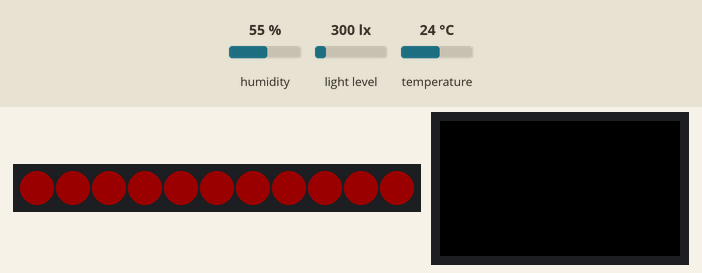
A program run on a simulated ESP32 board running MicroPython. Parts: 11 RGB LEDs in strip order, left to right, 240×135 colour display. The test bench sets the inputs (shaded band); at power-on: humidity 55 %, light level 300 lx, temperature 24 °C. Dim RGB values are drawn brighter than linear; WiFi joins after 1.5 s; no MQTT or app messages arrive unless stated; the clock reads 2024-03-15 10:24:30 at power-on unless the program sets it; library files of the repository ran but are not shown: neopixel.py, bh1750.py, st7789py.py, vga2_16x16.py; what the program prints to the serial console is not drawn.

Above: at 3.8 s.
3.9 s: humidity set to 51 %
6.5 s: humidity set to 48 %
At 7.7 s:
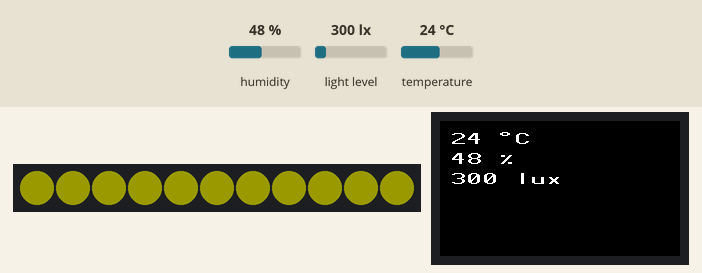
8.5 s: humidity set to 31 %
10.0 s: humidity set to 28 %
At 11.0 s:
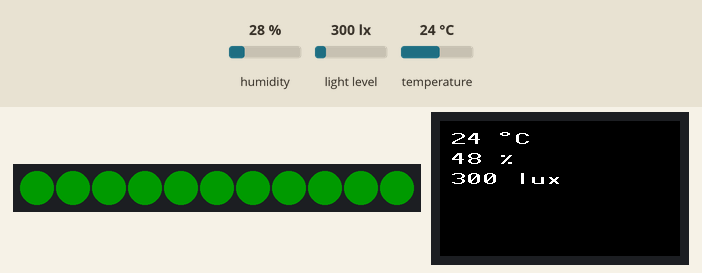
13.0 s: humidity set to 68 %
At 14.0 s:
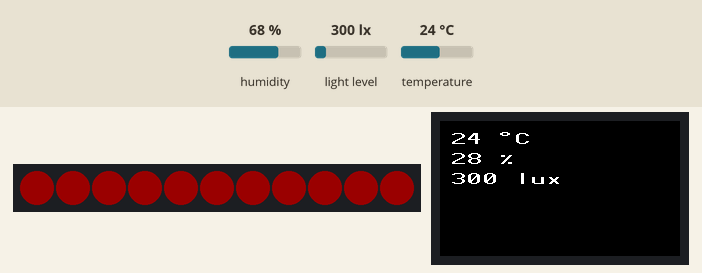
14.6 s: light level set to 40 lx
At 18.0 s:
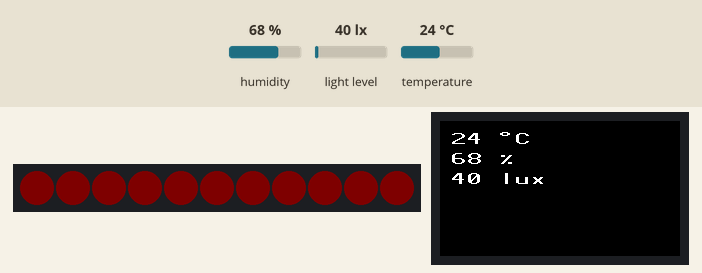
Timing chart, 0 to 18.6 s (numbered marks = the images above; inputs shaded):
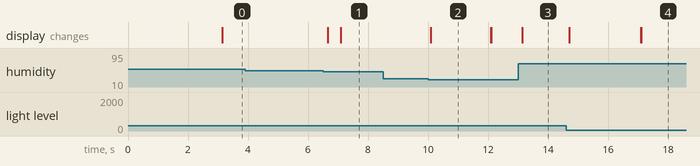

Measured:
- the behaviour switches between 50 and 49 % on humidity (found by bisection; images 0 and 1)
- the behaviour switches between 30 and 29 % on humidity (found by bisection; images 1 and 2)
- after the input at 3.9 s, every drawn part: stays the same
- after the input at 8.5 s, every drawn part: stays the same
- what the display in image 2 shows lasts 2.0 s, from 10.1 s to 12.1 s

The program:

hauptprogramm.py
```python
# Matthias Grafe
# ETS2021
# µController Projekt
# 20.06.2022
# Versionsnummer 2.5 vom 20.06.2022


"""
Was macht das Programm?
Ein HTU2X Sensor misst die Temperatur und Luftfeuchtigkeit. Ein BH1750 Helligkeitssensor misst die Helligkeit.
Die drei Werte werden auf dem TFT Display vom ESP32 ausgegeben.
Außerdem leuchten die LED´s von einem LED Stripe abhängig von der Luftfeuchtigkeit:
rot bei schlechten Werten, gelb bei erhöten Werten und grün bei guten Werten
Die LEDs leuchten in Abhängigkeit von der Helligkeit entweder mit voller Lichtstärke oder gedimmt.
Die drei Werte werden außerdem als JSON File an MQTTX gesendet und von dort aus weiter verarbeitet.
"""


# Verwendete Hardware:
"""
    ESP32
    HTU2X
    BH1750
    WS2812b
"""

# BUS-Systeme
"""
i2c:
    BH1750  (Lichtsstärke)
    HTU21   (Temperatur / Luftfeuchtigkeit)
----------
SPI:
    ST7789  (Onboard Display)
----------
neopixel:
    WS2812b
"""

# Spannungen:
"""
    BH1750 an 3,3V DC
    HTU2X an 3,3V DC
    WS2812b an 5V DC
"""

#####################################################
# Die verwendeten Bibliotheken stehen in der Readme #
#####################################################


#-------------Bibliotheken aufrufen----------------------------------------------------

import json                                     #
from main import MQTT_TOPIC, mqtt_MG            #
from time import sleep, time                    #
from neopixel import NeoPixel                   #
from htu2x import HTU21D                        #
from bh1750 import BH1750                       #
from machine import Pin, SoftSPI, SoftI2C       # Pin(BMP180 und TFT), SoftSPI(TFT), SoftI2C(BMP180)
import st7789py as st7789                       # TFT-Display
from fonts import vga2_16x16 as font            # Schriftart laden


i2c = SoftI2C(scl=Pin(22), sda=Pin(21))         # Pins für den i2c Bus
htu = HTU21D(22,21)                             # i2c Bus Anschluss Temperatur und Luftfeuchte
bh = BH1750(i2c)                                # i2c Bus Lichtsensor

#------------Display Initialisierung----------------------------------------------------
spi = SoftSPI(                                  # Objekt spi instanzieren
        baudrate=20000000,                      # TFT Kommunikationsgeschwindigkeit
        polarity=1,                             #
        phase=0,                                #
        sck=Pin(18),                            #
        mosi=Pin(19),                           #
        miso=Pin(13))                           #

tft = st7789.ST7789(                            # Objekt tft instanzieren
        spi,                                    # Schnittstelle
        135,                                    # Pixel x-Achse(hochkant)
        240,                                    # Pixel y-Achse
        reset=Pin(23, Pin.OUT),                 #
        cs=Pin(5, Pin.OUT),                     #
        dc=Pin(16, Pin.OUT),                    # TEST!
        backlight=Pin(4, Pin.OUT),              #
        rotation=1)                             # rotation 90°, 2 180°
#------------- Display Initialisierung Ende -----------------

#------------- Neo Pixel Initialisierung ---------------
NUM_OF_LED = 11                                 # 11 LED´s von den WS2812 LED´s verwendet
np = NeoPixel(Pin(2), NUM_OF_LED)               # LED Band an Pin 2 angeschlossen

r = 0                                           #
g = 0                                           #
b = 0                                           #

#------------| Funktionen |-------------------
def clearStripe():                              #
      for i in range(NUM_OF_LED):               # Liste für die 11 LED´s
        np[i] = (0,0,0)                         #
        np.write()                              #

def neoSetzten(r, g, b):                        #
    for i in range(NUM_OF_LED):                 #
        np[i] = (r,g,b)                         #
        np.write()                              #

def convertHelligkeit(x):
    wert = (x - 0) * (254 - 1) // (3000 - 0) + 1
    if wert > 254: wert=254
    return wert


mqttSenden = 3                                  # alle 3 sekunden
sensorenAuswerten = 1                           # jede Sekunde
tftAnzeigen = 5                                 # alle 5 Sekunden

zeitMqtt = time() + mqttSenden
zeitSensoren = time() + sensorenAuswerten
zeitTft = time() + tftAnzeigen                                                      #

mqtt_MG.connect()                                                                   #

#----------Werte senden--------------------------------
while True:
    if time() >= zeitSensoren:
        try:
            tempa = round(htu.temperature)                                          #
            luft = round(htu.humidity)                                              #
        except:
            print("Temp / Hum sensor kaputt")
            temp = str(0)
            luft = 0

        try:
            helligkeit = round(bh.luminance(BH1750.CONT_LOWRES))                    #
        except:
            print("Helligkeit Sensor defekt")                                       #
            helligkeit = 5000                                                       #

        npHell = convertHelligkeit(helligkeit)                                      #

        if luft < 30:                                                               #
            r = 0
            g = 1
            b = 0

        if (luft >= 30 and luft <= 50):                                             #
            r = 1
            g = 1
            b = 0

        if luft >= 50:                                                              #
            r = 1
            g = 0
            b = 0

        neoSetzten(r*npHell, g*npHell, b*npHell)                                    #

        ZeitSensoren = time() + sensorenAuswerten                                   #


    if time() >= zeitMqtt:                                                          #
        datatemp = {                                                                #
            "temperatur":{                                                          #
                "HTU21Dtemp": tempa                                                 #
            },
            "luftfeuchte":{                                                         #
                "HTU21Dluft": luft                                                  #
            },
            "helligkeit":{                                                          #
                "BH1750": helligkeit                                                #
            }
        }

        print("MQTT verbunden!")                                                    #
        print(datatemp)                                                             #
        #mqtt_MG.connect()
        #sleep(0.5)
        mqtt_MG.publish(MQTT_TOPIC,json.dumps(datatemp))                            #
        #sleep(0.5)
        #mqtt_MG.disconnect()

        zeitMqtt = time() + mqttSenden                                              #


#------------------Werte auf Display---------------------------------
    if time() >= zeitTft:                                                           #
        tft.fill(st7789.BLACK)                                                      #
        tft.text(font, str(tempa) + ' \xf8C', 10, 10, st7789.WHITE, st7789.BLACK)   #

        tft.text(font, str(luft) + ' %', 10, 30, st7789.WHITE, st7789.BLACK)        #

        tft.text(font, str(helligkeit) + ' lux', 10, 50, st7789.WHITE, st7789.BLACK)#

        zeitTft = time() + tftAnzeigen                                              #
```

main.py
```python
import network
from umqtt.simple import MQTTClient

#-------------WLAN Manager Schule------------------------------
MQTT_SERVER = "192.168.1.177"                   #
CLIENT_ID = "MQTT_MG"                           #
MQTT_TOPIC = "BZTG/Ehnern/E101"                 #
WIFI_SSID = "BZTG-IoT"                          #
WIFI_PASSWORT = "WerderBremen24"                #

wlan = network.WLAN(network.STA_IF)
wlan.active(True)

if not wlan.isconnected():
    wlan.connect(WIFI_SSID, WIFI_PASSWORT)
    while wlan.isconnected() == False:
        pass

    print()
    print('Connection successful')
    print(wlan.ifconfig())
    print()

print ("wifi connected")                        #
print(wlan.ifconfig())                          #

#---------WLAN Manager Ende----------------------------

#-------------WLAN zu Hause----------------------------
"""""
MQTT_SERVER = "192.168.0.102"                   #
CLIENT_ID = "MQTT_MG"                           #
MQTT_TOPIC = "BZTG/Ehnern/E101"                 #
WIFI_SSID = "RepeatRouter"                       #
WIFI_PASSWORT = "lauwstrasse14"                #

wlan = network.WLAN(network.STA_IF)
wlan.active(True)

if not wlan.isconnected():
    wlan.connect(WIFI_SSID, WIFI_PASSWORT)
    while wlan.isconnected() == False:
        pass

    print()
    print('Connection successful')
    print(wlan.ifconfig())
    print()

print ("wifi connected")                        #
print(wlan.ifconfig())                          #"""
#---------WLAN Manager Ende----------------------------


#----------MQTT----------------------------------------
mqtt_MG = MQTTClient(CLIENT_ID,MQTT_SERVER)     #
                              #
```

htu2x.py
```python
from machine import SoftI2C, Pin
import time

class HTU21D(object):
    ADDRESS = 0x40
    ISSUE_TEMP_ADDRESS = 0xE3
    ISSUE_HU_ADDRESS = 0xE5

    def __init__(self, scl, sda):
        """Initiate the HUT21D
        Args:
            scl (int): Pin id where the sdl pin is connected to
            sda (int): Pin id where the sda pin is connected to
        """
        self.i2c = SoftI2C(scl=Pin(scl), sda=Pin(sda), freq=100000)


    def _crc_check(self, value):
        """CRC check data
        Notes:
            stolen from https://github.com/sparkfun/HTU21D_Breakout
        Args:
            value (bytearray): data to be checked for validity
        Returns:
            True if valid, False otherwise
        """
        remainder = ((value[0] << 8) + value[1]) << 8
        remainder |= value[2]
        divsor = 0x988000

        for i in range(0, 16):
            if remainder & 1 << (23 - i):
                remainder ^= divsor
            divsor >>= 1

        if remainder == 0:
            return True
        else:
            return False

    def _issue_measurement(self, write_address):
        """Issue a measurement.
        Args:
            write_address (int): address to write to
        :return:
        """
        self.i2c.start()
        self.i2c.writeto_mem(int(self.ADDRESS), int(write_address), '')
        self.i2c.stop()
        time.sleep_ms(50)
        data = bytearray(3)
        self.i2c.readfrom_into(self.ADDRESS, data)
        if not self._crc_check(data):
            raise ValueError()
        raw = (data[0] << 8) + data[1]
        raw &= 0xFFFC
        return raw

    @property
    def temperature(self):
        """Calculate temperature"""
        raw = self._issue_measurement(self.ISSUE_TEMP_ADDRESS)
        return -46.85 + (175.72 * raw / 65536)

    @property
    def humidity(self):
        """Calculate humidity"""
        raw =  self._issue_measurement(self.ISSUE_HU_ADDRESS)
        return -6 + (125.0 * raw / 65536)

    def test(self):
        print("estoy dentro")
```
